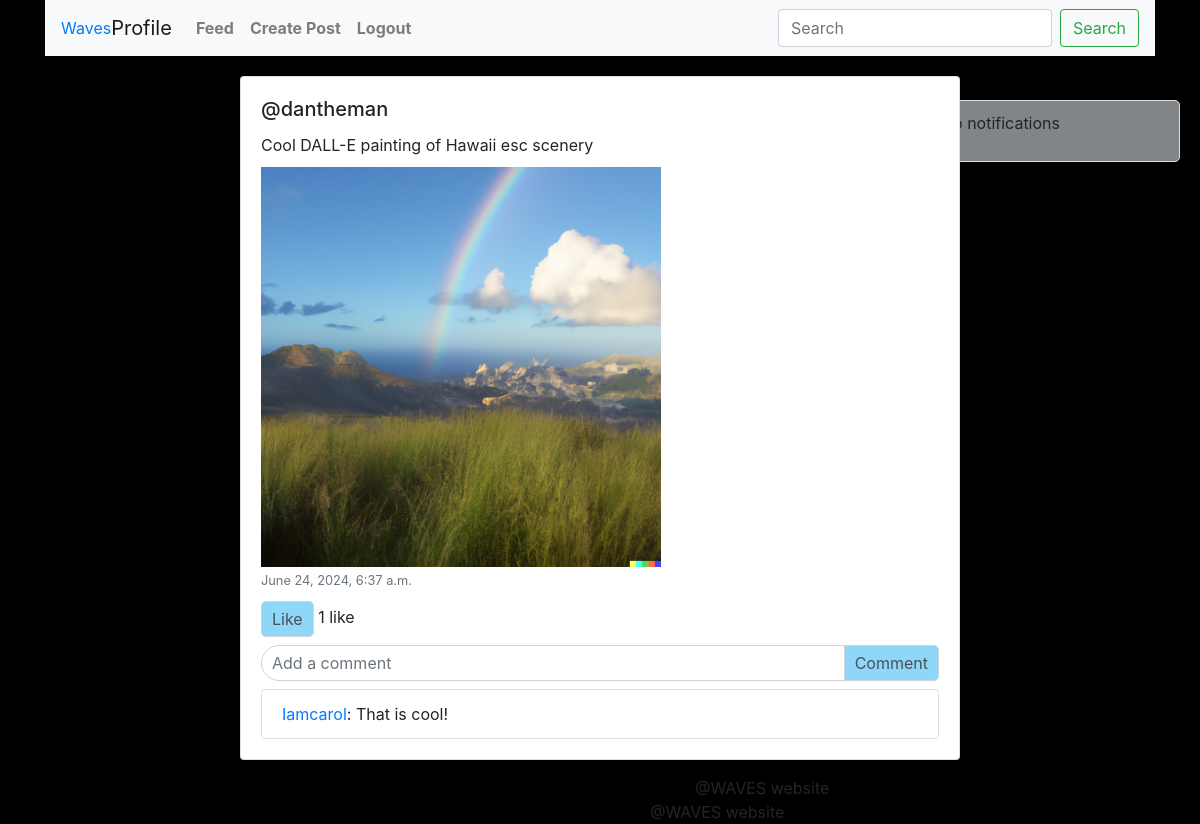
Page /posts/post/13/ (signed in) on the earlier database version.
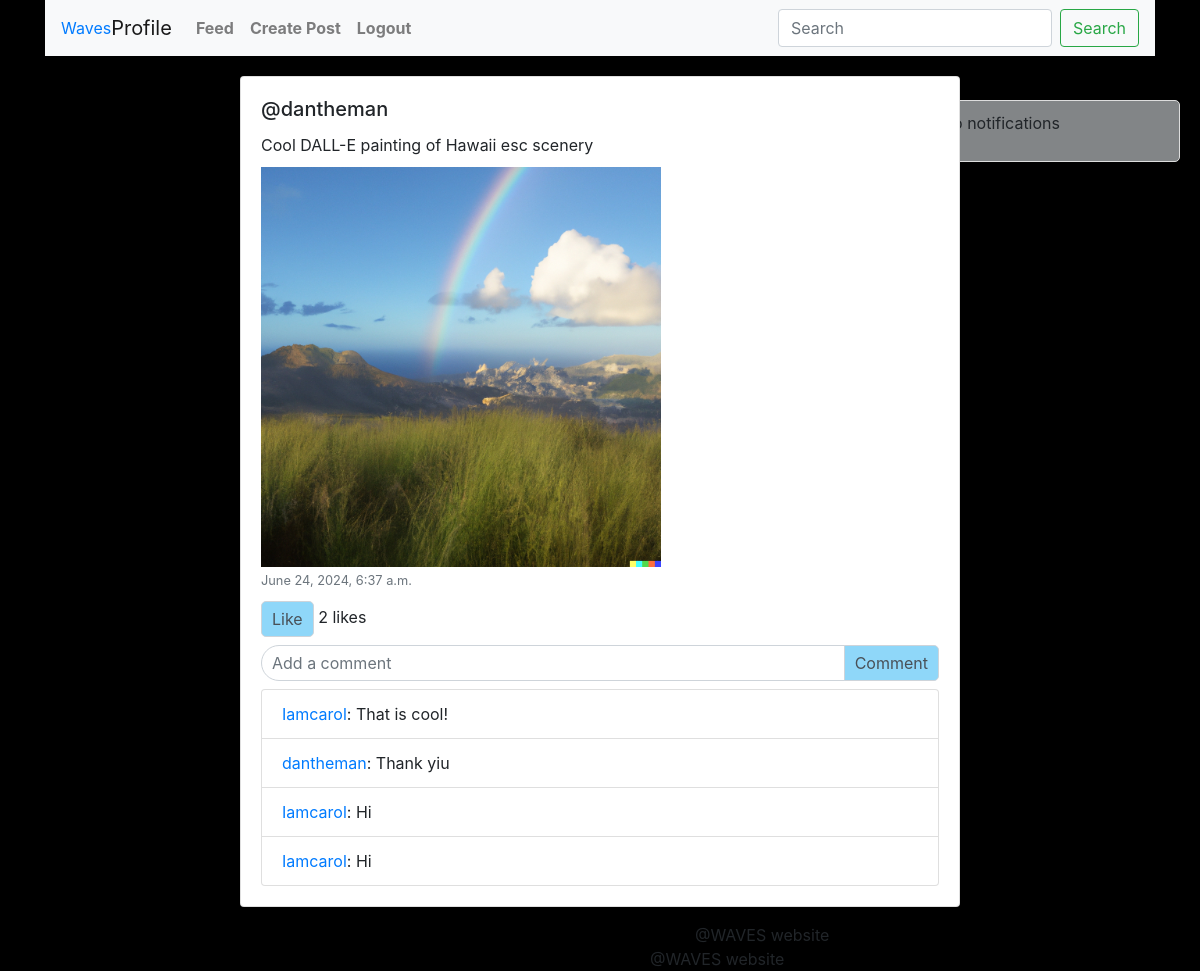
Same page on the later database version.
### posts/models.py (models this page shows, shortened)
class Post(models.Model):
    user = models.ForeignKey(User, on_delete=models.CASCADE)
    content = models.TextField()
    """ uploads all post images to a directory called 'post_images/',
        blank = True to allow it to be left blank,
        and null = True to allow the database
        to store it as a null value incase its left blank """
    image = models.ImageField(upload_to='post_images/', blank=True, null=True)
    created_at = models.DateTimeField(auto_now_add=True)

class Comment(models.Model):
    user = models.ForeignKey(User, on_delete=models.CASCADE)
    post = models.ForeignKey(Post, on_delete=models.CASCADE, related_name='comments')
    parent = models.ForeignKey('self', null=True, blank=True, on_delete=models.CASCADE, related_name='replies')
    content = models.TextField()
    created_at = models.DateTimeField(auto_now_add=True)

### posts/views.py (the view)
# urls.py: path('post/<int:pk>/', views.post_detail, name='post_detail'),
@login_required
def post_detail(request, pk):
    post = get_object_or_404(Post, pk=pk)
    return render(request, 'post_detail.html', {'post': post})

### posts/templates/post_detail.html (shortened to what this page needs)
{% extends 'base.html' %}
{% block content %}
<div class="container" style="max-width: 750px;">
    <div class="card mb-3">
        <div class="card-body">
            <h5 class="card-title">@{{ post.user.username }}</h5>
            <p class="card-text">{{ post.content }}</p>
            {% if post.image %}
                <img src="{{ post.image.url }}" class="img-fluid post-image" alt="Post Image">
            {% endif %}
            <p class="card-text"><small class="text-muted">{{ post.created_at }}</small></p>
            {% if user.is_authenticated %}
                {% if user in post.likes.all %}
                    <a href="{% url 'like_post' post.id %}" class="btn btn-like">Unlike</a>
                {% else %}
                    <a href="{% url 'like_post' post.id %}" class="btn btn-like">Like</a>
                {% endif %}
            {% else %}
                <a href="{% url 'login' %}" class="btn btn-like">Like</a>
            {% endif %}
            <span>{{ post.likes.count }} {% if post.likes.count == 1 %} like{% else %} likes{% endif %}</span>
            <form method="post" action="{% url 'comment_post' post.id %}" class="mt-2">
                <div class="input-group">
                    <input type="text" name="content" class="form-control comment-input" placeholder="Add a comment">
                    <div class="input-group-append">
                        <button class="btn btn-outline-secondary btn-comment" type="submit">Comment</button>
                    </div>
                </div>
            </form>
            <ul class="list-group mt-2">
                {% for comment in post.comments.all %}
                    <li class="list-group-item">
                        <a href="{% url 'profile' username=comment.user.username %}">{{ comment.user.username }}</a>: {{ comment.content }}
                    </li>
                {% endfor %}
            </ul>
        </div>
    </div>
</div>
<footer style=" margin-left: 650px;">@WAVES website</footer>
{% endblock %}

### posts/templates/base.html (shortened to what this page needs)
<!DOCTYPE html>
<html lang="en">
<head>
    <link rel="stylesheet" href="https://maxcdn.bootstrapcdn.com/bootstrap/4.0.0/css/bootstrap.min.css">
    {% load static %}
</head>
<body>
    <div class="container">
        <nav class="navbar navbar-expand-lg navbar-light bg-light">
            <a class="H1FEED" href="{% url 'feed' %}">Waves</a>
            <a class="navbar-brand" href="{% url 'profile' username=request.user.username %}">Profile</a>
            <div class="collapse navbar-collapse" id="navbarNav">
                <ul class="navbar-nav">
                    <li class="nav-item">
                        <a class="nav-link" href="{% url 'feed' %}">Feed</a>
                    </li>
                    <li class="nav-item">
                        <a class="nav-link" href="{% url 'create_post' %}">Create Post</a>
                    </li>
                    <li class="nav-item">
                        <a class="nav-link" href="{% url 'login' %}">Logout</a>
                    </li>
                </ul>
                <form class="form-inline ml-auto" action="{% url 'search' %}" method="get">
                    <input class="form-control mr-sm-2" type="search" placeholder="Search" aria-label="Search" name="q">
                    <button class="btn btn-outline-success my-2 my-sm-0" type="submit">Search</button>
                </form>
            </div>
        </nav>
        <div class="notifications">
            {% if notifications %}
                <a href="{% url 'clear_notifications' %}" class="btn btn-clear-notifications">Clear Notifications</a>
                {% for notification in notifications %}
                    <div class="notification{% if not notification.read %} unread{% endif %}">
                        {{ notification.text }}
                    </div>
                {% endfor %}
            {% else %}
                <p>No notifications</p>
            {% endif %}
        </div>
        {% block content %}{% endblock %}
    </div>
</body>
<footer style=" margin-left: 650px;">@WAVES website</footer>
</html>

### posts/templates/base.html (style rules this page uses)
body { background-color: rgb(0, 0, 0); }
.navbar { margin-bottom: 20px; }
.post-image { max-width: 100%; height: auto; max-height: 200px; object-fit: cover; }
.btn-like, .btn-comment { background-color: #f8f9fa; border: 1px solid #ced4da; border-radius: 5px; padding: 5px 10px; text-decoration: none; color: #495057; }
.comment-input { border-radius: 25px; padding: 5px 10px; border: 1px solid #ced4da; }
.nav-link { font-weight: bold; }
.notifications, .messages { position: fixed; top: 100px; width: 250px; max-height: 400px; overflow-y: auto; background: #828587; border: 1px solid #ddd; border-radius: 5px; padding: 10px; }
.notifications { right: 20px; }
.card { margin-bottom: 1rem; padding: 10px; }
.card-body { padding: 10px; max-width: 800px; }

### posts/templates/post_detail.html (style rules this page uses)
.post-image { max-height: 400px; object-fit: cover; }
.btn-like, .btn-comment { background-color: #8fd7f9; border: 1px solid #ced4da; border-radius: 5px; padding: 5px 10px; text-decoration: none; color: #495057; }
.card-text { margin-bottom: 10px; }

Differences in the rows shown:
computed for Post "Cool DALL-E painting of Hawaii esc scenery": likes.count "1" → "2"
added Comment: user.username "dantheman", content "Thank yiu"
added Comment: user.username "Iamcarol", content "Hi"
added Comment: user.username "Iamcarol", content "Hi"
Other differences:
text no longer shown: "like"
text now shown: "likes"
